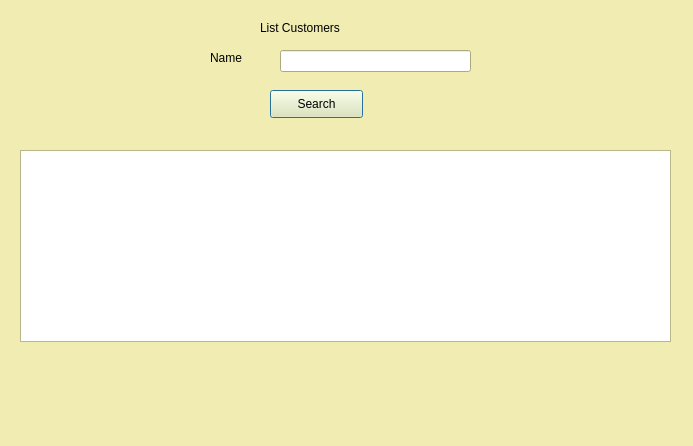
<?xml version="1.0" encoding="UTF-8"?>
<ui version="4.0">
 <class>ListCustomers</class>
 <widget class="QDialog" name="ListCustomers">
  <property name="geometry">
   <rect>
    <x>0</x>
    <y>0</y>
    <width>693</width>
    <height>446</height>
   </rect>
  </property>
  <property name="palette">
   <palette>
    <active>
     <colorrole role="WindowText">
      <brush brushstyle="SolidPattern">
       <color alpha="255">
        <red>0</red>
        <green>0</green>
        <blue>0</blue>
       </color>
      </brush>
     </colorrole>
     <colorrole role="Button">
      <brush brushstyle="SolidPattern">
       <color alpha="255">
        <red>240</red>
        <green>236</green>
        <blue>178</blue>
       </color>
      </brush>
     </colorrole>
     <colorrole role="Light">
      <brush brushstyle="SolidPattern">
       <color alpha="255">
        <red>255</red>
        <green>255</green>
        <blue>255</blue>
       </color>
      </brush>
     </colorrole>
     <colorrole role="Midlight">
      <brush brushstyle="SolidPattern">
       <color alpha="255">
        <red>247</red>
        <green>245</green>
        <blue>216</blue>
       </color>
      </brush>
     </colorrole>
     <colorrole role="Dark">
      <brush brushstyle="SolidPattern">
       <color alpha="255">
        <red>120</red>
        <green>118</green>
        <blue>89</blue>
       </color>
      </brush>
     </colorrole>
     <colorrole role="Mid">
      <brush brushstyle="SolidPattern">
       <color alpha="255">
        <red>160</red>
        <green>157</green>
        <blue>119</blue>
       </color>
      </brush>
     </colorrole>
     <colorrole role="Text">
      <brush brushstyle="SolidPattern">
       <color alpha="255">
        <red>0</red>
        <green>0</green>
        <blue>0</blue>
       </color>
      </brush>
     </colorrole>
     <colorrole role="BrightText">
      <brush brushstyle="SolidPattern">
       <color alpha="255">
        <red>255</red>
        <green>255</green>
        <blue>255</blue>
       </color>
      </brush>
     </colorrole>
     <colorrole role="ButtonText">
      <brush brushstyle="SolidPattern">
       <color alpha="255">
        <red>0</red>
        <green>0</green>
        <blue>0</blue>
       </color>
      </brush>
     </colorrole>
     <colorrole role="Base">
      <brush brushstyle="SolidPattern">
       <color alpha="255">
        <red>255</red>
        <green>255</green>
        <blue>255</blue>
       </color>
      </brush>
     </colorrole>
     <colorrole role="Window">
      <brush brushstyle="SolidPattern">
       <color alpha="255">
        <red>240</red>
        <green>236</green>
        <blue>178</blue>
       </color>
      </brush>
     </colorrole>
     <colorrole role="Shadow">
      <brush brushstyle="SolidPattern">
       <color alpha="255">
        <red>0</red>
        <green>0</green>
        <blue>0</blue>
       </color>
      </brush>
     </colorrole>
     <colorrole role="AlternateBase">
      <brush brushstyle="SolidPattern">
       <color alpha="255">
        <red>247</red>
        <green>245</green>
        <blue>216</blue>
       </color>
      </brush>
     </colorrole>
     <colorrole role="ToolTipBase">
      <brush brushstyle="SolidPattern">
       <color alpha="255">
        <red>255</red>
        <green>255</green>
        <blue>220</blue>
       </color>
      </brush>
     </colorrole>
     <colorrole role="ToolTipText">
      <brush brushstyle="SolidPattern">
       <color alpha="255">
        <red>0</red>
        <green>0</green>
        <blue>0</blue>
       </color>
      </brush>
     </colorrole>
    </active>
    <inactive>
     <colorrole role="WindowText">
      <brush brushstyle="SolidPattern">
       <color alpha="255">
        <red>0</red>
        <green>0</green>
        <blue>0</blue>
       </color>
      </brush>
     </colorrole>
     <colorrole role="Button">
      <brush brushstyle="SolidPattern">
       <color alpha="255">
        <red>240</red>
        <green>236</green>
        <blue>178</blue>
       </color>
      </brush>
     </colorrole>
     <colorrole role="Light">
      <brush brushstyle="SolidPattern">
       <color alpha="255">
        <red>255</red>
        <green>255</green>
        <blue>255</blue>
       </color>
      </brush>
     </colorrole>
     <colorrole role="Midlight">
      <brush brushstyle="SolidPattern">
       <color alpha="255">
        <red>247</red>
        <green>245</green>
        <blue>216</blue>
       </color>
      </brush>
     </colorrole>
     <colorrole role="Dark">
      <brush brushstyle="SolidPattern">
       <color alpha="255">
        <red>120</red>
        <green>118</green>
        <blue>89</blue>
       </color>
      </brush>
     </colorrole>
     <colorrole role="Mid">
      <brush brushstyle="SolidPattern">
       <color alpha="255">
        <red>160</red>
        <green>157</green>
        <blue>119</blue>
       </color>
      </brush>
     </colorrole>
     <colorrole role="Text">
      <brush brushstyle="SolidPattern">
       <color alpha="255">
        <red>0</red>
        <green>0</green>
        <blue>0</blue>
       </color>
      </brush>
     </colorrole>
     <colorrole role="BrightText">
      <brush brushstyle="SolidPattern">
       <color alpha="255">
        <red>255</red>
        <green>255</green>
        <blue>255</blue>
       </color>
      </brush>
     </colorrole>
     <colorrole role="ButtonText">
      <brush brushstyle="SolidPattern">
       <color alpha="255">
        <red>0</red>
        <green>0</green>
        <blue>0</blue>
       </color>
      </brush>
     </colorrole>
     <colorrole role="Base">
      <brush brushstyle="SolidPattern">
       <color alpha="255">
        <red>255</red>
        <green>255</green>
        <blue>255</blue>
       </color>
      </brush>
     </colorrole>
     <colorrole role="Window">
      <brush brushstyle="SolidPattern">
       <color alpha="255">
        <red>240</red>
        <green>236</green>
        <blue>178</blue>
       </color>
      </brush>
     </colorrole>
     <colorrole role="Shadow">
      <brush brushstyle="SolidPattern">
       <color alpha="255">
        <red>0</red>
        <green>0</green>
        <blue>0</blue>
       </color>
      </brush>
     </colorrole>
     <colorrole role="AlternateBase">
      <brush brushstyle="SolidPattern">
       <color alpha="255">
        <red>247</red>
        <green>245</green>
        <blue>216</blue>
       </color>
      </brush>
     </colorrole>
     <colorrole role="ToolTipBase">
      <brush brushstyle="SolidPattern">
       <color alpha="255">
        <red>255</red>
        <green>255</green>
        <blue>220</blue>
       </color>
      </brush>
     </colorrole>
     <colorrole role="ToolTipText">
      <brush brushstyle="SolidPattern">
       <color alpha="255">
        <red>0</red>
        <green>0</green>
        <blue>0</blue>
       </color>
      </brush>
     </colorrole>
    </inactive>
    <disabled>
     <colorrole role="WindowText">
      <brush brushstyle="SolidPattern">
       <color alpha="255">
        <red>120</red>
        <green>118</green>
        <blue>89</blue>
       </color>
      </brush>
     </colorrole>
     <colorrole role="Button">
      <brush brushstyle="SolidPattern">
       <color alpha="255">
        <red>240</red>
        <green>236</green>
        <blue>178</blue>
       </color>
      </brush>
     </colorrole>
     <colorrole role="Light">
      <brush brushstyle="SolidPattern">
       <color alpha="255">
        <red>255</red>
        <green>255</green>
        <blue>255</blue>
       </color>
      </brush>
     </colorrole>
     <colorrole role="Midlight">
      <brush brushstyle="SolidPattern">
       <color alpha="255">
        <red>247</red>
        <green>245</green>
        <blue>216</blue>
       </color>
      </brush>
     </colorrole>
     <colorrole role="Dark">
      <brush brushstyle="SolidPattern">
       <color alpha="255">
        <red>120</red>
        <green>118</green>
        <blue>89</blue>
       </color>
      </brush>
     </colorrole>
     <colorrole role="Mid">
      <brush brushstyle="SolidPattern">
       <color alpha="255">
        <red>160</red>
        <green>157</green>
        <blue>119</blue>
       </color>
      </brush>
     </colorrole>
     <colorrole role="Text">
      <brush brushstyle="SolidPattern">
       <color alpha="255">
        <red>120</red>
        <green>118</green>
        <blue>89</blue>
       </color>
      </brush>
     </colorrole>
     <colorrole role="BrightText">
      <brush brushstyle="SolidPattern">
       <color alpha="255">
        <red>255</red>
        <green>255</green>
        <blue>255</blue>
       </color>
      </brush>
     </colorrole>
     <colorrole role="ButtonText">
      <brush brushstyle="SolidPattern">
       <color alpha="255">
        <red>120</red>
        <green>118</green>
        <blue>89</blue>
       </color>
      </brush>
     </colorrole>
     <colorrole role="Base">
      <brush brushstyle="SolidPattern">
       <color alpha="255">
        <red>240</red>
        <green>236</green>
        <blue>178</blue>
       </color>
      </brush>
     </colorrole>
     <colorrole role="Window">
      <brush brushstyle="SolidPattern">
       <color alpha="255">
        <red>240</red>
        <green>236</green>
        <blue>178</blue>
       </color>
      </brush>
     </colorrole>
     <colorrole role="Shadow">
      <brush brushstyle="SolidPattern">
       <color alpha="255">
        <red>0</red>
        <green>0</green>
        <blue>0</blue>
       </color>
      </brush>
     </colorrole>
     <colorrole role="AlternateBase">
      <brush brushstyle="SolidPattern">
       <color alpha="255">
        <red>240</red>
        <green>236</green>
        <blue>178</blue>
       </color>
      </brush>
     </colorrole>
     <colorrole role="ToolTipBase">
      <brush brushstyle="SolidPattern">
       <color alpha="255">
        <red>255</red>
        <green>255</green>
        <blue>220</blue>
       </color>
      </brush>
     </colorrole>
     <colorrole role="ToolTipText">
      <brush brushstyle="SolidPattern">
       <color alpha="255">
        <red>0</red>
        <green>0</green>
        <blue>0</blue>
       </color>
      </brush>
     </colorrole>
    </disabled>
   </palette>
  </property>
  <property name="windowTitle">
   <string>Dialog</string>
  </property>
  <widget class="QLabel" name="label">
   <property name="geometry">
    <rect>
     <x>260</x>
     <y>20</y>
     <width>151</width>
     <height>16</height>
    </rect>
   </property>
   <property name="text">
    <string>List Customers</string>
   </property>
  </widget>
  <widget class="QLabel" name="label_2">
   <property name="geometry">
    <rect>
     <x>210</x>
     <y>50</y>
     <width>51</width>
     <height>16</height>
    </rect>
   </property>
   <property name="text">
    <string>Name</string>
   </property>
  </widget>
  <widget class="QLineEdit" name="edtName">
   <property name="geometry">
    <rect>
     <x>280</x>
     <y>50</y>
     <width>191</width>
     <height>22</height>
    </rect>
   </property>
   <property name="palette">
    <palette>
     <active>
      <colorrole role="WindowText">
       <brush brushstyle="SolidPattern">
        <color alpha="255">
         <red>0</red>
         <green>0</green>
         <blue>0</blue>
        </color>
       </brush>
      </colorrole>
      <colorrole role="Button">
       <brush brushstyle="SolidPattern">
        <color alpha="255">
         <red>240</red>
         <green>236</green>
         <blue>178</blue>
        </color>
       </brush>
      </colorrole>
      <colorrole role="Light">
       <brush brushstyle="SolidPattern">
        <color alpha="255">
         <red>255</red>
         <green>255</green>
         <blue>255</blue>
        </color>
       </brush>
      </colorrole>
      <colorrole role="Midlight">
       <brush brushstyle="SolidPattern">
        <color alpha="255">
         <red>247</red>
         <green>245</green>
         <blue>216</blue>
        </color>
       </brush>
      </colorrole>
      <colorrole role="Dark">
       <brush brushstyle="SolidPattern">
        <color alpha="255">
         <red>120</red>
         <green>118</green>
         <blue>89</blue>
        </color>
       </brush>
      </colorrole>
      <colorrole role="Mid">
       <brush brushstyle="SolidPattern">
        <color alpha="255">
         <red>160</red>
         <green>157</green>
         <blue>119</blue>
        </color>
       </brush>
      </colorrole>
      <colorrole role="Text">
       <brush brushstyle="SolidPattern">
        <color alpha="255">
         <red>0</red>
         <green>0</green>
         <blue>0</blue>
        </color>
       </brush>
      </colorrole>
      <colorrole role="BrightText">
       <brush brushstyle="SolidPattern">
        <color alpha="255">
         <red>255</red>
         <green>255</green>
         <blue>255</blue>
        </color>
       </brush>
      </colorrole>
      <colorrole role="ButtonText">
       <brush brushstyle="SolidPattern">
        <color alpha="255">
         <red>0</red>
         <green>0</green>
         <blue>0</blue>
        </color>
       </brush>
      </colorrole>
      <colorrole role="Base">
       <brush brushstyle="SolidPattern">
        <color alpha="255">
         <red>255</red>
         <green>255</green>
         <blue>255</blue>
        </color>
       </brush>
      </colorrole>
      <colorrole role="Window">
       <brush brushstyle="SolidPattern">
        <color alpha="255">
         <red>240</red>
         <green>236</green>
         <blue>178</blue>
        </color>
       </brush>
      </colorrole>
      <colorrole role="Shadow">
       <brush brushstyle="SolidPattern">
        <color alpha="255">
         <red>0</red>
         <green>0</green>
         <blue>0</blue>
        </color>
       </brush>
      </colorrole>
      <colorrole role="AlternateBase">
       <brush brushstyle="SolidPattern">
        <color alpha="255">
         <red>247</red>
         <green>245</green>
         <blue>216</blue>
        </color>
       </brush>
      </colorrole>
      <colorrole role="ToolTipBase">
       <brush brushstyle="SolidPattern">
        <color alpha="255">
         <red>255</red>
         <green>255</green>
         <blue>220</blue>
        </color>
       </brush>
      </colorrole>
      <colorrole role="ToolTipText">
       <brush brushstyle="SolidPattern">
        <color alpha="255">
         <red>0</red>
         <green>0</green>
         <blue>0</blue>
        </color>
       </brush>
      </colorrole>
     </active>
     <inactive>
      <colorrole role="WindowText">
       <brush brushstyle="SolidPattern">
        <color alpha="255">
         <red>0</red>
         <green>0</green>
         <blue>0</blue>
        </color>
       </brush>
      </colorrole>
      <colorrole role="Button">
       <brush brushstyle="SolidPattern">
        <color alpha="255">
         <red>240</red>
         <green>236</green>
         <blue>178</blue>
        </color>
       </brush>
      </colorrole>
      <colorrole role="Light">
       <brush brushstyle="SolidPattern">
        <color alpha="255">
         <red>255</red>
         <green>255</green>
         <blue>255</blue>
        </color>
       </brush>
      </colorrole>
      <colorrole role="Midlight">
       <brush brushstyle="SolidPattern">
        <color alpha="255">
         <red>247</red>
         <green>245</green>
         <blue>216</blue>
        </color>
       </brush>
      </colorrole>
      <colorrole role="Dark">
       <brush brushstyle="SolidPattern">
        <color alpha="255">
         <red>120</red>
         <green>118</green>
         <blue>89</blue>
        </color>
       </brush>
      </colorrole>
      <colorrole role="Mid">
       <brush brushstyle="SolidPattern">
        <color alpha="255">
         <red>160</red>
         <green>157</green>
         <blue>119</blue>
        </color>
       </brush>
      </colorrole>
      <colorrole role="Text">
       <brush brushstyle="SolidPattern">
        <color alpha="255">
         <red>0</red>
         <green>0</green>
         <blue>0</blue>
        </color>
       </brush>
      </colorrole>
      <colorrole role="BrightText">
       <brush brushstyle="SolidPattern">
        <color alpha="255">
         <red>255</red>
         <green>255</green>
         <blue>255</blue>
        </color>
       </brush>
      </colorrole>
      <colorrole role="ButtonText">
       <brush brushstyle="SolidPattern">
        <color alpha="255">
         <red>0</red>
         <green>0</green>
         <blue>0</blue>
        </color>
       </brush>
      </colorrole>
      <colorrole role="Base">
       <brush brushstyle="SolidPattern">
        <color alpha="255">
         <red>255</red>
         <green>255</green>
         <blue>255</blue>
        </color>
       </brush>
      </colorrole>
      <colorrole role="Window">
       <brush brushstyle="SolidPattern">
        <color alpha="255">
         <red>240</red>
         <green>236</green>
         <blue>178</blue>
        </color>
       </brush>
      </colorrole>
      <colorrole role="Shadow">
       <brush brushstyle="SolidPattern">
        <color alpha="255">
         <red>0</red>
         <green>0</green>
         <blue>0</blue>
        </color>
       </brush>
      </colorrole>
      <colorrole role="AlternateBase">
       <brush brushstyle="SolidPattern">
        <color alpha="255">
         <red>247</red>
         <green>245</green>
         <blue>216</blue>
        </color>
       </brush>
      </colorrole>
      <colorrole role="ToolTipBase">
       <brush brushstyle="SolidPattern">
        <color alpha="255">
         <red>255</red>
         <green>255</green>
         <blue>220</blue>
        </color>
       </brush>
      </colorrole>
      <colorrole role="ToolTipText">
       <brush brushstyle="SolidPattern">
        <color alpha="255">
         <red>0</red>
         <green>0</green>
         <blue>0</blue>
        </color>
       </brush>
      </colorrole>
     </inactive>
     <disabled>
      <colorrole role="WindowText">
       <brush brushstyle="SolidPattern">
        <color alpha="255">
         <red>120</red>
         <green>118</green>
         <blue>89</blue>
        </color>
       </brush>
      </colorrole>
      <colorrole role="Button">
       <brush brushstyle="SolidPattern">
        <color alpha="255">
         <red>240</red>
         <green>236</green>
         <blue>178</blue>
        </color>
       </brush>
      </colorrole>
      <colorrole role="Light">
       <brush brushstyle="SolidPattern">
        <color alpha="255">
         <red>255</red>
         <green>255</green>
         <blue>255</blue>
        </color>
       </brush>
      </colorrole>
      <colorrole role="Midlight">
       <brush brushstyle="SolidPattern">
        <color alpha="255">
         <red>247</red>
         <green>245</green>
         <blue>216</blue>
        </color>
       </brush>
      </colorrole>
      <colorrole role="Dark">
       <brush brushstyle="SolidPattern">
        <color alpha="255">
         <red>120</red>
         <green>118</green>
         <blue>89</blue>
        </color>
       </brush>
      </colorrole>
      <colorrole role="Mid">
       <brush brushstyle="SolidPattern">
        <color alpha="255">
         <red>160</red>
         <green>157</green>
         <blue>119</blue>
        </color>
       </brush>
      </colorrole>
      <colorrole role="Text">
       <brush brushstyle="SolidPattern">
        <color alpha="255">
         <red>120</red>
         <green>118</green>
         <blue>89</blue>
        </color>
       </brush>
      </colorrole>
      <colorrole role="BrightText">
       <brush brushstyle="SolidPattern">
        <color alpha="255">
         <red>255</red>
         <green>255</green>
         <blue>255</blue>
        </color>
       </brush>
      </colorrole>
      <colorrole role="ButtonText">
       <brush brushstyle="SolidPattern">
        <color alpha="255">
         <red>120</red>
         <green>118</green>
         <blue>89</blue>
        </color>
       </brush>
      </colorrole>
      <colorrole role="Base">
       <brush brushstyle="SolidPattern">
        <color alpha="255">
         <red>240</red>
         <green>236</green>
         <blue>178</blue>
        </color>
       </brush>
      </colorrole>
      <colorrole role="Window">
       <brush brushstyle="SolidPattern">
        <color alpha="255">
         <red>240</red>
         <green>236</green>
         <blue>178</blue>
        </color>
       </brush>
      </colorrole>
      <colorrole role="Shadow">
       <brush brushstyle="SolidPattern">
        <color alpha="255">
         <red>0</red>
         <green>0</green>
         <blue>0</blue>
        </color>
       </brush>
      </colorrole>
      <colorrole role="AlternateBase">
       <brush brushstyle="SolidPattern">
        <color alpha="255">
         <red>240</red>
         <green>236</green>
         <blue>178</blue>
        </color>
       </brush>
      </colorrole>
      <colorrole role="ToolTipBase">
       <brush brushstyle="SolidPattern">
        <color alpha="255">
         <red>255</red>
         <green>255</green>
         <blue>220</blue>
        </color>
       </brush>
      </colorrole>
      <colorrole role="ToolTipText">
       <brush brushstyle="SolidPattern">
        <color alpha="255">
         <red>0</red>
         <green>0</green>
         <blue>0</blue>
        </color>
       </brush>
      </colorrole>
     </disabled>
    </palette>
   </property>
  </widget>
  <widget class="QPushButton" name="pushButton">
   <property name="geometry">
    <rect>
     <x>270</x>
     <y>90</y>
     <width>93</width>
     <height>28</height>
    </rect>
   </property>
   <property name="text">
    <string>Search</string>
   </property>
  </widget>
  <widget class="QTableView" name="tableView">
   <property name="geometry">
    <rect>
     <x>20</x>
     <y>150</y>
     <width>651</width>
     <height>192</height>
    </rect>
   </property>
  </widget>
 </widget>
 <resources/>
 <connections/>
</ui>
